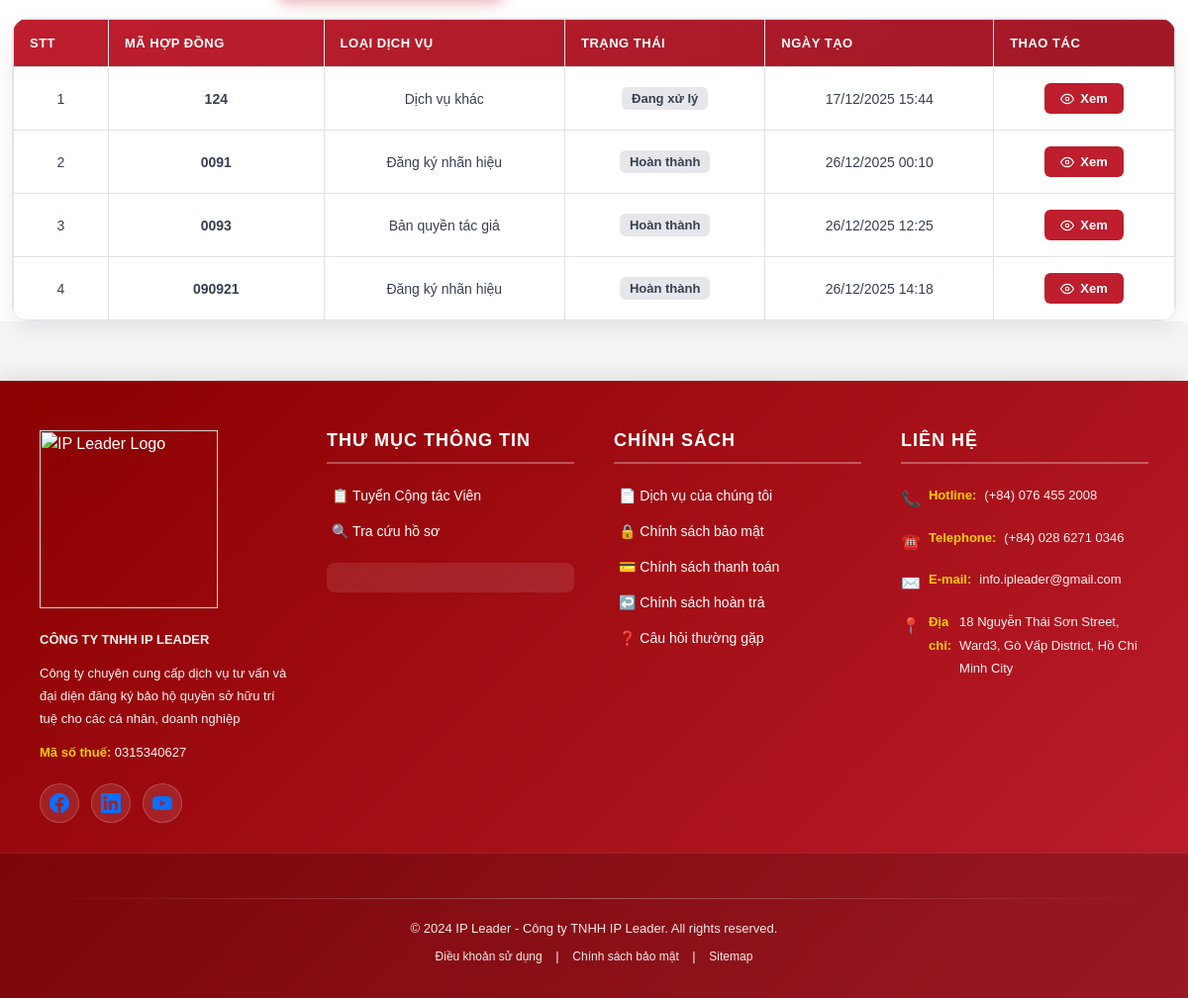
The page /customer/1/ (signed in, lower part) on the database as committed earlier.
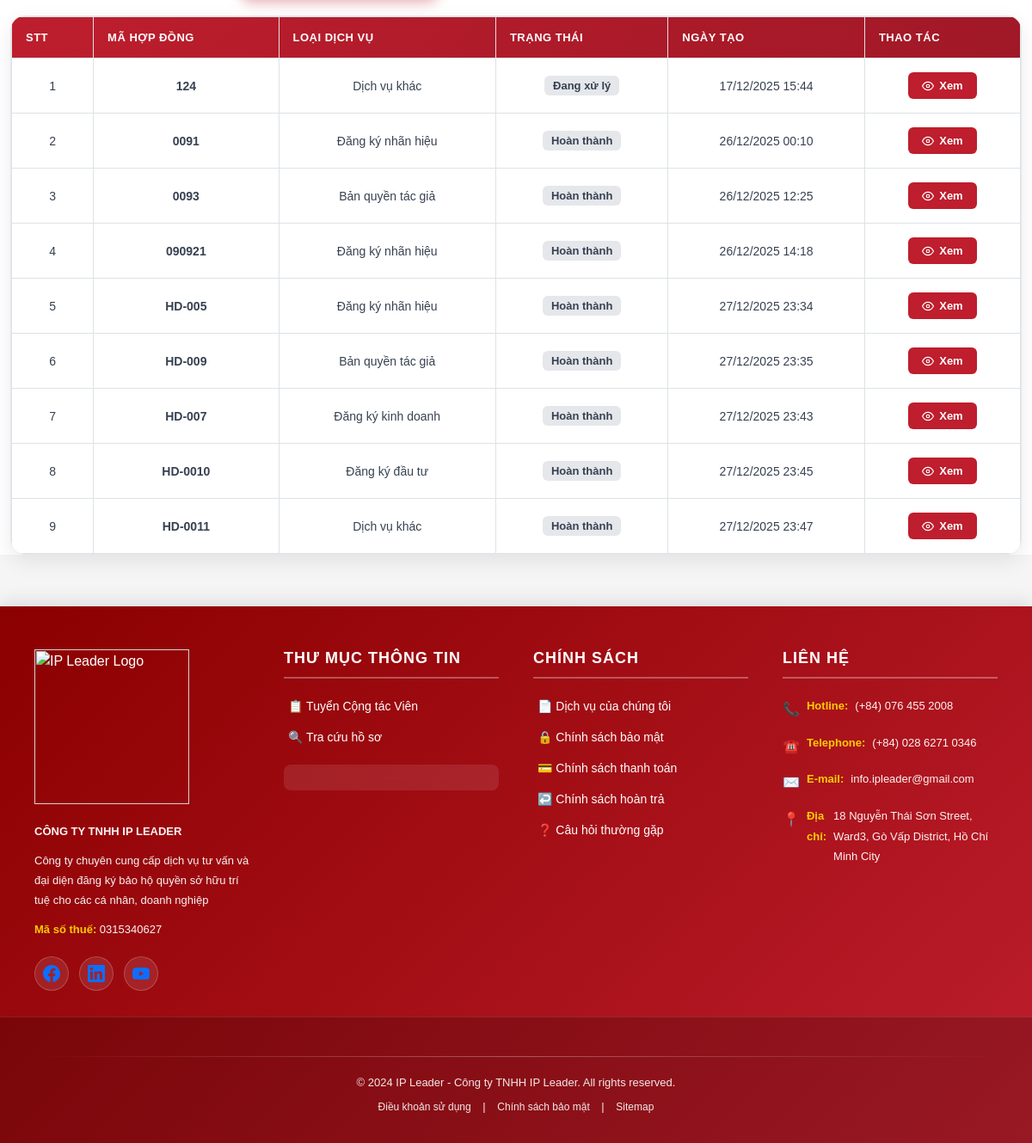
The same page on the database as committed later.
### ipshieldapp/models.py (models this page shows, shortened)
class Contract(models.Model):
    SERVICE_TYPE_CHOICES = (
        ('nhanhieu', 'Đăng ký nhãn hiệu'),
        ('banquyen', 'Bản quyền tác giả'),
        ('dkkd', 'Đăng ký kinh doanh'),
        ('dautu', 'Đăng ký đầu tư'),
        ('khac', 'Dịch vụ khác'),
    )
    CONTRACT_STATUS_CHOICES = (
        ('pending', 'Đang chờ xử lý'),
        ('processing', 'Đang xử lý'),
        ('completed', 'Hoàn thành'),
        ('paused', 'Ngưng'),
    )
    PAYMENT_TYPE_CHOICES = (
        ('full', 'Trả dứt điểm'),
        ('installment', 'Trả nhiều đợt'),
    )
    customer = models.ForeignKey(
        Customer,
        on_delete=models.CASCADE,
        related_name='contracts'
    )
    service_type = models.CharField(
        max_length=50,
        choices=SERVICE_TYPE_CHOICES
    )
    contract_no = models.CharField(max_length=50, unique=True)
    contract_value = models.DecimalField(
        max_digits=15,
        decimal_places=0,
        verbose_name='Giá trị hợp đồng'
    )
    payment_type = models.CharField(
        max_length=20,
        choices=PAYMENT_TYPE_CHOICES,
        verbose_name='Hình thức thanh toán'
    )
    prepaid_amount = models.DecimalField(
        max_digits=15,
        decimal_places=0,
        default=0,
        verbose_name='Số tiền trả trước'
    )
    status = models.CharField(
        max_length=20,
        choices=CONTRACT_STATUS_CHOICES,
        default='pending'
    )
    created_at = models.DateTimeField(auto_now_add=True)
    updated_at = models.DateTimeField(default=timezone.now)
    class Meta:
        verbose_name = 'Hợp đồng'
        verbose_name_plural = 'Hợp đồng'
        indexes = [
            models.Index(fields=['contract_no']),
            models.Index(fields=['customer', 'status']),
            models.Index(fields=['created_at']),
        ]

### ipshieldapp/views.py (the view)
# urls.py: path('customer/<int:id>/', views.customer_detail, name='customer_detail'),
def customer_detail(request, id):
    customer = get_object_or_404(Customer, id=id)
    contracts = customer.contracts.all()
    return render(request, 'customer_detail.html', {
        'customer': customer,
        'contracts': contracts
    })

### ipshieldapp/context_processors.py (called while the page is built)
def global_sliders(request):
    return {
        'sliders': Slider.objects.filter(is_active=True)
    }

### templates/customer_detail.html (shortened to what this page needs)
{% extends 'base.html' %}
{% load static %}
{% block body_block %}
<link href="{% static 'css/customer_details.css' %}" rel="stylesheet">
<div class="container mt-4">
    <div class="contracts-section">
        {% if contracts %}
        <div class="contracts-card">
            <div class="table-responsive">
                <table class="contracts-table">
                    <thead>
                        <tr>
                            <th>STT</th>
                            <th>Mã hợp đồng</th>
                            <th>Loại Dịch vụ</th>
                            <th>Trạng thái</th>
                            <th>Ngày tạo</th>
                            <th>Thao tác</th>
                        </tr>
                    </thead>
                    <tbody>
                        {% for contract in contracts %}
                        <tr>
                            <td>{{ forloop.counter }}</td>
                            <td class="contract-code">{{ contract.contract_no }}</td>
                            <td>{{ contract.get_service_type_display }}</td>
                            <td>
                                <span class="contract-status">{{ contract.get_status_display }}</span>
                            </td>
                            <td>{{ contract.created_at|date:"d/m/Y H:i" }}</td>
                            <td>
                                <a href="{% url 'contract_detail' id=contract.id %}" class="btn-view">
                                    <svg width="14" height="14" viewBox="0 0 24 24" fill="none" stroke="currentColor" stroke-width="2">
                                        <path d="M1 12s4-8 11-8 11 8 11 8-4 8-11 8-11-8-11-8z"></path>
                                        <circle cx="12" cy="12" r="3"></circle>
                                    </svg>
                                    Xem
                                </a>
                            </td>
                        </tr>
                        {% endfor %}
                    </tbody>
                </table>
            </div>
        </div>
        {% endif %}
    </div>
</div>
{% endblock %}

Rows that differ between the two databases and show on the page:
added Contract: contract_no "HD-005", service_type "Đăng ký nhãn hiệu", status "Hoàn thành", created_at "27/12/2025 23:34"
added Contract: contract_no "HD-009", service_type "Bản quyền tác giả", status "Hoàn thành", created_at "27/12/2025 23:35"
added Contract: contract_no "HD-007", service_type "Đăng ký kinh doanh", status "Hoàn thành", created_at "27/12/2025 23:43"
added Contract: contract_no "HD-0010", service_type "Đăng ký đầu tư", status "Hoàn thành", created_at "27/12/2025 23:45"
added Contract: contract_no "HD-0011", service_type "Dịch vụ khác", status "Hoàn thành", created_at "27/12/2025 23:47"
